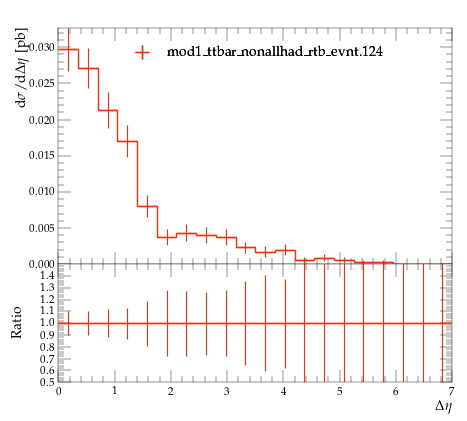

The Python source for this figure:
#! /usr/bin/env python

# This Python script was auto-generated using YODA v2.0.2.
# Analysis object: /MC_TTBAR/onelep_jetl_1_jetl_2_deta
# Timestamp: 07-08-2026 (10:19:45)

import matplotlib as mpl
import matplotlib.pyplot as plt
mpl.use('Agg') # comment out for interactive use
import os
import numpy as np

plotDir = os.path.split(os.path.realpath(__file__))[0]
if 'YODA_USER_PLOT_PATH' in globals():
    plot_outdir = globals()['YODA_USER_PLOT_PATH']
else:
    plot_outdir = plotDir

#plot style
plt.style.use(os.path.join(plotDir, '../default.mplstyle'))
# plot metadata
figW, figH = plt.rcParams['figure.figsize']
ax_xLabel = r'$\Delta \eta$'
ax_yLabel = r'$\mathrm{d}\sigma/\mathrm{d}\Delta \eta$ [pb]'
ax_title  = r''
ax_xScale = 'linear'
ax_yScale = 'linear'
xLims = (0.0, 7.0)
yLims = (0.0, 0.032691318000000004)

# TeX-friendly labels for the legend
labels = {
    'legend' : ([ r"mod1\_ttbar\_nonallhad\_rtb\_evnt.124" ], r""),
}

# Adjust canvas width and height
canvasW = 10.0
canvasH = 9.0
figW *= canvasW/10.
figH *= canvasH/9.

# Create figure and axis objects
fig, (ax, ratio0_ax) = plt.subplots(2, 1, sharex=True,
                  figsize=(figW,figH), gridspec_kw={'height_ratios': (6.0, 3.0)})

# Set figure margins
plt.subplots_adjust(
    left   = 1.0 * plt.rcParams['figure.subplot.left'],
    right  = 1.0 * plt.rcParams['figure.subplot.right'],
    top    = 1.0 * plt.rcParams['figure.subplot.top'],
    bottom = 1.0 * plt.rcParams['figure.subplot.bottom'])

ratio0_ax.yaxis.set_major_locator(mpl.ticker.MultipleLocator(0.1))
ratio0_ax.set_ylim(0.5, 1.4999)
ratio0_ax.set_ylabel('Ratio')

# the numerical data is stored in a separate file
dataf = dict()
prefix = os.path.split(__file__)[0]
if prefix:    prefix = prefix + '/'
exec(open(prefix+'onelep_jetl_1_jetl_2_deta__data.py').read(), dataf)


legend_handles = dict() # keep track of handles for the legend

# style options for curves
# starts at zorder>=5 to draw curve on top of legend
styles = {
  'mod1_ttbar_nonallhad_rtb_evnt.124.yoda.gz': {
    'color' : '#EE3311',
    'linestyle' : '-',
    'linewidth' : 1,
    'marker' : 'none',
    'markersize' : 2,
    'capsize' : 0.0,
    'zorder' : 5,
    'histstyle' : 1,
    'drawstyle' : 'steps-pre',
    'xerrorbars' : 1,
    'yerrorbars' : 1,
    'fillcolor' : None,
    'fillopacity' : 1.0,
    'ratio0_linestyle' : '-',
    'ratio0_linewidth' : 1,
    'ratio0_marker' : 'none',
    'ratio0_markersize' : 2,
    'ratio0_capsize' : 0.0,
    'ratio0_zorder' : 5,
    'ratio0_histstyle' : 1,
    'ratio0_drawstyle' : 'steps-pre',
    'ratio0_xerrorbars' : 1,
    'ratio0_yerrorbars' : 1,
  },
}

# curve from input yoda files in main panel
for label, yvals in dataf['yvals'].items():
    if all(np.isnan(v) for v in dataf['yvals'][label]):
        continue
    tmp = None
    if styles[label]['histstyle']: # draw as histogram
        xpos = dataf['xedges'][label] if styles[label]['drawstyle'] else dataf['xpoints'][label]
        ypos = np.insert(yvals, 0, yvals[0]) if styles[label]['drawstyle'] else yvals
        if styles[label]['fillcolor']: # fill area below curve
            ax.fill_between(xpos, ypos, step='pre',
                            color=styles[label]['fillcolor'],
                            alpha=styles[label]['fillopacity'])
        tmp, = ax.plot(xpos, ypos,
                       color=styles[label]['color'],
                       linestyle=styles[label]['linestyle'],
                       linewidth=styles[label]['linewidth'],
                       drawstyle=styles[label]['drawstyle'], solid_joinstyle='miter',
                       zorder=styles[label]['zorder'], label=label)
    tmp = ax.errorbar(dataf['xpoints'][label], yvals,
                      xerr=np.array(dataf['xerrs'][label])*styles[label]['xerrorbars'],
                      yerr=np.array(dataf['yerrs'][label])*styles[label]['yerrorbars'],
                      fmt=styles[label]['marker'], capsize=styles[label]['capsize'],
                      markersize=styles[label]['markersize'],
                      ecolor=styles[label]['color'],
                      color=styles[label]['color'], zorder=styles[label]['zorder'])
    tmp[-1][0].set_linestyle(styles[label]['linestyle'])
    tmp[-1][0].set_linewidth(styles[label]['linewidth'])
    if label in dataf['add_legend_handle']:  legend_handles[label] = tmp
    for varLabel in dataf['variation_yvals'].keys():
        if varLabel.startswith(label):
            tmp, = ax.plot(dataf['xedges'][label], dataf['variation_yvals'][varLabel],
                           color=styles[label]['color'],
                           linestyle=styles[label]['linestyle'],
                           linewidth=styles[label]['linewidth'],
                           drawstyle='steps-pre', solid_joinstyle='miter',
                           zorder=styles[label]['zorder'], alpha=0.5)


# plots on ratio panel
# curve from input yoda files in ratio panel
for label, yvals in dataf['ratio0_yvals'].items():
    if all(np.isnan(v) for v in yvals):
        continue
    if styles[label]['ratio0_histstyle']: # plot as histogram
        xpos = dataf['xedges']['mod1_ttbar_nonallhad_rtb_evnt.124.yoda.gz'] if styles[label]['ratio0_drawstyle'] else dataf['xpoints']['mod1_ttbar_nonallhad_rtb_evnt.124.yoda.gz']
        ypos = np.insert(yvals, 0, yvals[0]) if styles[label]['ratio0_drawstyle'] else yvals
        ratio0_ax.plot(xpos, ypos,
                       color=styles[label]['color'],
                       linewidth=styles[label]['linewidth'],
                       linestyle=styles[label]['ratio0_linestyle'],
                       drawstyle=styles[label]['ratio0_drawstyle'], zorder=styles[label]['zorder'],
                       solid_joinstyle='miter')
    tmp = ratio0_ax.errorbar(dataf['xpoints']['mod1_ttbar_nonallhad_rtb_evnt.124.yoda.gz'], yvals,
                             xerr=np.array(dataf['ref_xerrs'])*styles[label]['ratio0_xerrorbars'],
                             yerr=np.array(dataf['ratio0_yerrs'][label])*styles[label]['ratio0_yerrorbars'],
                             fmt=styles[label]['ratio0_marker'], capsize=styles[label]['ratio0_capsize'],
                             markersize=styles[label]['ratio0_markersize'],
                             ecolor=styles[label]['color'],
                             color=styles[label]['color'])
    tmp[-1][0].set_linestyle(styles[label]['ratio0_linestyle'])
    tmp[-1][0].set_linewidth(styles[label]['ratio0_linewidth'])

    for varlabel in dataf['ratio0_variation_vals'].keys():
        if varlabel.startswith(label):
            ratio0_ax.plot(dataf['xedges']['mod1_ttbar_nonallhad_rtb_evnt.124.yoda.gz'],
                            dataf['ratio0_variation_vals'][varlabel],
                            color=styles[label]['color'],
                            linestyle=styles[label]['linestyle'],
                            linewidth=styles[label]['linewidth'],
                            drawstyle='steps-pre', solid_joinstyle='miter',
                            zorder=1, alpha=0.5)

legend_items = list(legend_handles.values())
ax.add_artist(ax.legend(legend_items,
                        labels['legend'][0],
                        title=labels['legend'][1],
                        alignment='left',
                        loc='upper center',
                        bbox_to_anchor=(0.5, 0.97)))

# set plot metadata as defined above
ratio0_ax.set_xlabel(ax_xLabel)
ratio0_ax.xaxis.set_label_coords(1., -0.15)
ax.set_ylabel(ax_yLabel, ha='right', va='top')
ax.yaxis.set_label_coords(-0.11, 1.0)
ax.set_title(ax_title, loc='left')
ax.set_xscale(ax_xScale)
ax.set_yscale(ax_yScale)
ax.set_xlim(xLims)
ax.set_ylim(yLims)

# tick formatting
plt.rcParams['xtick.top'] = True
plt.rcParams['ytick.right'] = True
fig.align_ylabels((ax, ratio0_ax))
plt.savefig(os.path.join(plot_outdir, 'onelep_jetl_1_jetl_2_deta.pdf'), format='PDF')
plt.savefig(os.path.join(plot_outdir, 'onelep_jetl_1_jetl_2_deta.png'), format='PNG')

plt.close(fig)
